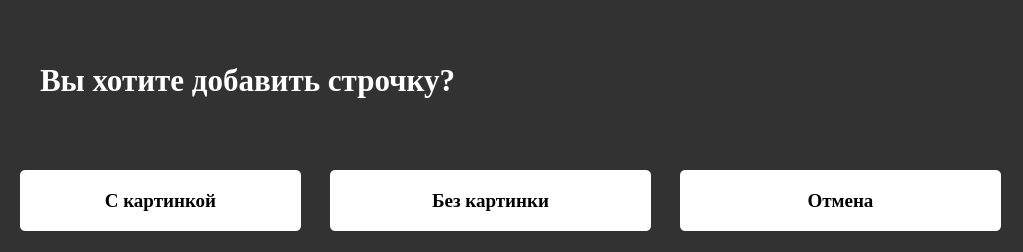
<?xml version="1.0" encoding="UTF-8"?>
<ui version="4.0">
 <class>Form</class>
 <widget class="QWidget" name="Form">
  <property name="geometry">
   <rect>
    <x>0</x>
    <y>0</y>
    <width>1023</width>
    <height>252</height>
   </rect>
  </property>
  <property name="windowTitle">
   <string>Строчка</string>
  </property>
  <property name="windowIcon">
   <iconset>
    <normaloff>train.ico</normaloff>train.ico</iconset>
  </property>
  <property name="styleSheet">
   <string notr="true">background-color: rgb(50, 50, 50);</string>
  </property>
  <widget class="QPushButton" name="pushButton_1">
   <property name="geometry">
    <rect>
     <x>20</x>
     <y>170</y>
     <width>281</width>
     <height>61</height>
    </rect>
   </property>
   <property name="font">
    <font>
     <family>Times New Roman</family>
     <pointsize>14</pointsize>
     <weight>75</weight>
     <bold>true</bold>
    </font>
   </property>
   <property name="styleSheet">
    <string notr="true">QPushButton {
	background-color: rgb(255, 255, 255);
	border-radius: 5px;
	color: rgb(0, 0, 0);
}
QPushButton:hover {
	background-color: rgb(220, 253, 255);
	color: rgb(0, 0, 0);}
QPushButton:pressed {
	background-color: rgb(134, 140, 140);}</string>
   </property>
   <property name="text">
    <string>С картинкой</string>
   </property>
  </widget>
  <widget class="QLabel" name="label">
   <property name="geometry">
    <rect>
     <x>40</x>
     <y>40</y>
     <width>611</width>
     <height>81</height>
    </rect>
   </property>
   <property name="font">
    <font>
     <family>Times New Roman</family>
     <pointsize>23</pointsize>
     <weight>75</weight>
     <bold>true</bold>
    </font>
   </property>
   <property name="styleSheet">
    <string notr="true">color: rgb(255, 255, 255);</string>
   </property>
   <property name="text">
    <string>Вы хотите добавить строчку?</string>
   </property>
  </widget>
  <widget class="QPushButton" name="pushButton_2">
   <property name="geometry">
    <rect>
     <x>330</x>
     <y>170</y>
     <width>321</width>
     <height>61</height>
    </rect>
   </property>
   <property name="font">
    <font>
     <family>Times New Roman</family>
     <pointsize>14</pointsize>
     <weight>75</weight>
     <bold>true</bold>
    </font>
   </property>
   <property name="styleSheet">
    <string notr="true">QPushButton {
	background-color: rgb(255, 255, 255);
	border-radius: 5px;
	color: rgb(0, 0, 0);
}
QPushButton:hover {
	background-color: rgb(220, 253, 255);
	color: rgb(0, 0, 0);}
QPushButton:pressed {
	background-color: rgb(134, 140, 140);}</string>
   </property>
   <property name="text">
    <string>Без картинки</string>
   </property>
  </widget>
  <widget class="QPushButton" name="pushButton_3">
   <property name="geometry">
    <rect>
     <x>680</x>
     <y>170</y>
     <width>321</width>
     <height>61</height>
    </rect>
   </property>
   <property name="font">
    <font>
     <family>Times New Roman</family>
     <pointsize>14</pointsize>
     <weight>75</weight>
     <bold>true</bold>
    </font>
   </property>
   <property name="styleSheet">
    <string notr="true">QPushButton {
	background-color: rgb(255, 255, 255);
	border-radius: 5px;
	color: rgb(0, 0, 0);
}
QPushButton:hover {
	background-color: rgb(220, 253, 255);
	color: rgb(0, 0, 0);}
QPushButton:pressed {
	background-color: rgb(134, 140, 140);}</string>
   </property>
   <property name="text">
    <string>Отмена</string>
   </property>
  </widget>
 </widget>
 <resources/>
 <connections/>
</ui>
